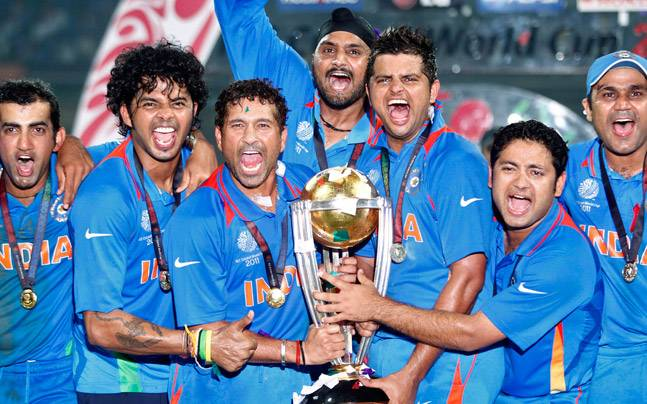
#> input picture Image_Processing_niosii/image.jpg, 647 x 404 px, found by its file name
$ python input_image.py
#> lines starting #> are read from the running program, lines starting #| are printed output that depends on the picture
import cv2 as cv
import numpy as np

# 1. Read and preprocess image
img  = cv.imread("G:/Image_processing/project_nios_zip/project_nios/image.jpg")
#> img is the input picture: shape (404, 647, 3); mean B, G, R 153.6, 121, 93.1
gray = cv.cvtColor(img, cv.COLOR_BGR2GRAY)
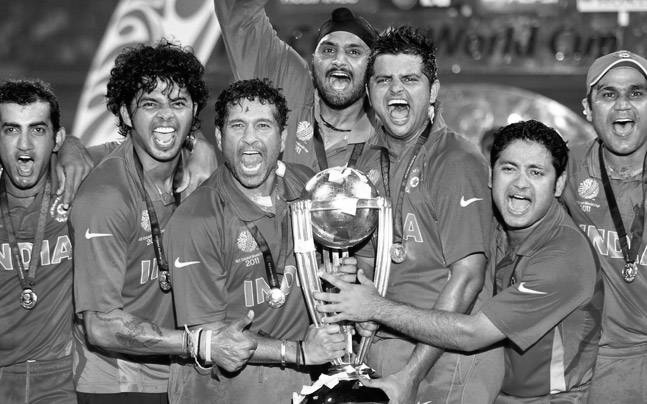
#> gray: shape (404, 647); min 0, max 255, mean 116.4
resized = cv.resize(gray, (512, 512), interpolation=cv.INTER_AREA)
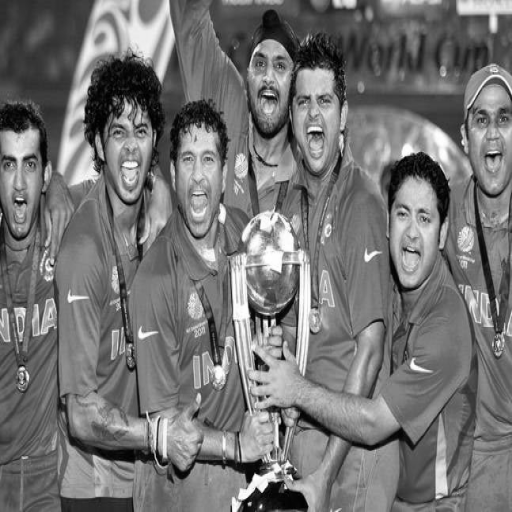
#> resized: shape (512, 512); min 0, max 255, mean 116.3

cv.imshow("Original_image", img)
cv.imshow("Gray_image", gray)
cv.imshow("Resized_image", resized)

# 2. Flatten to 1-D array (length = 512*512 = 262144)
flat = resized.reshape(-1).astype(np.uint8)

# 3. Write as hex text for Verilog $readmemh
#    Each line: 2-digit hex 00..FF, no '0x'
out_path = "G:/Image_processing/project_nios_zip/project_nios/pixel_data_hex.txt"
with open(out_path, "w") as f:
    for v in flat:
        f.write(f"{int(v):02X}\n")
#> this loop made 262144 passes
#> v on passes 1 to 3: 48, 48, 48

print("Wrote", flat.size, "pixels to", out_path)
#| Wrote 262144 pixels to G:/Image_processing/project_nios_zip/project_nios/pixel_data_hex.txt

cv.waitKey(0)
